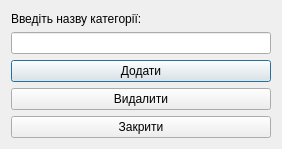
<?xml version="1.0" encoding="UTF-8"?>
<ui version="4.0">
 <class>AddCategories</class>
 <widget class="QDialog" name="AddCategories">
  <property name="geometry">
   <rect>
    <x>0</x>
    <y>0</y>
    <width>282</width>
    <height>149</height>
   </rect>
  </property>
  <property name="windowTitle">
   <string>Dialog</string>
  </property>
  <layout class="QVBoxLayout" name="verticalLayout">
   <item>
    <widget class="QLabel" name="label">
     <property name="text">
      <string>Введіть назву категорії:</string>
     </property>
    </widget>
   </item>
   <item>
    <widget class="QLineEdit" name="lineEditCategoryName"/>
   </item>
   <item>
    <widget class="QPushButton" name="pushButtonAdd">
     <property name="text">
      <string>Додати</string>
     </property>
    </widget>
   </item>
   <item>
    <widget class="QPushButton" name="pushButtonDelete">
     <property name="text">
      <string>Видалити</string>
     </property>
    </widget>
   </item>
   <item>
    <widget class="QPushButton" name="pushButtonClose">
     <property name="text">
      <string>Закрити</string>
     </property>
    </widget>
   </item>
  </layout>
 </widget>
 <resources/>
 <connections/>
</ui>
